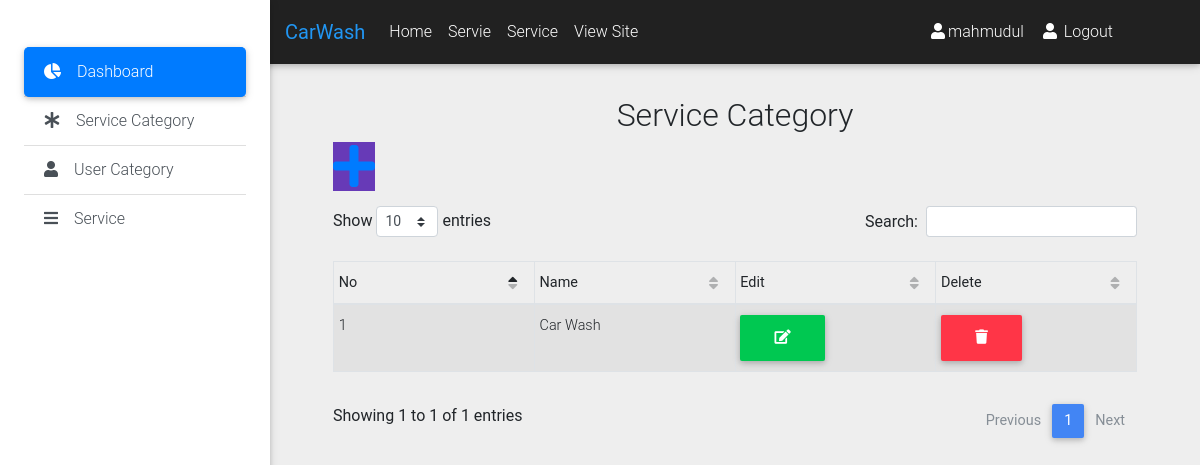
/admin/category.php (signed in), run on an earlier commit of the app's database.
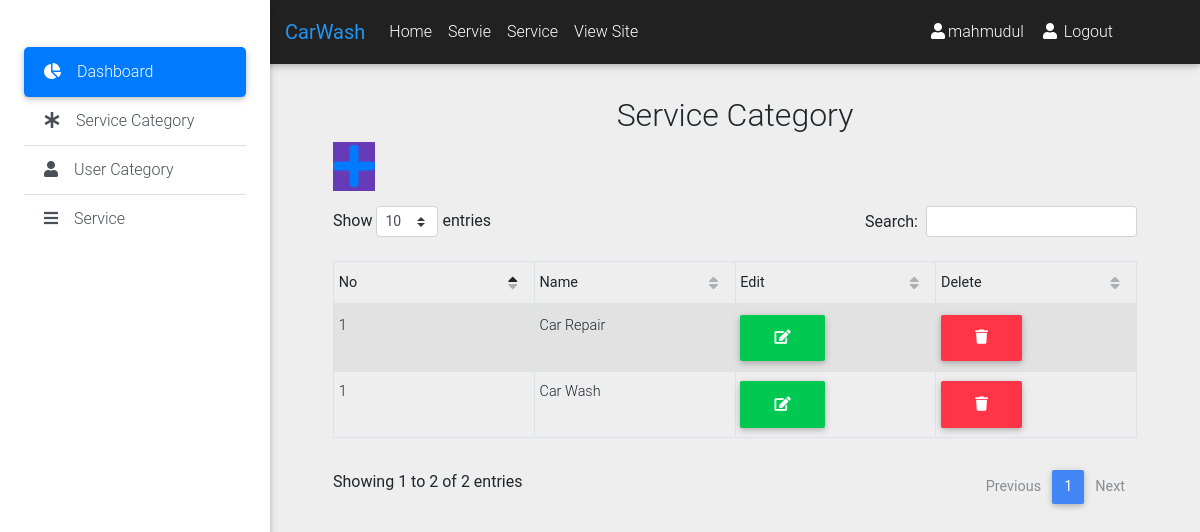
And on a later commit of the database.
### tables this page shows
CREATE TABLE `categories` (
  `id` int(11) UNSIGNED NOT NULL,
  `name` varchar(140) NOT NULL
);

### lib/Database.php (called while the page is built, shortened)
<?php
    Class Database{
     public $host   = DB_HOST;
     public $user   = DB_USER;
     public $pass   = DB_PASS;
     public $dbname = DB_NAME;
     public $link;
    private function connectDB(){
     $this->link = new mysqli($this->host, $this->user, $this->pass,
      $this->dbname);
     }
    public function select($query){
      $result = $this->link->query($query) or
       die($this->link->error.__LINE__);
      if($result->num_rows > 0){
        return $result;
      } else {
        return false;
      }
     }
    }

### classes/Category.php (called while the page is built, shortened)
<?php
	$filepath=realpath(dirname(__FILE__));
	include_once ($filepath.'/../lib/Database.php');
?>
<?php
class Category
{
	private $db;
	function __construct(){
		$this->db=new Database();
	}
	public function getAllCategory(){
		$query="SELECT * FROM categories ORDER BY id DESC";
   		$result=$this->db->select($query);
   		return $result;
	}
}
?>

### admin/category.php (the view, shortened to what this page needs)
	<?php include 'inc/header.php'; ?>
	<?php include 'inc/top_nav.php'; ?>
	<?php include 'inc/side_nav.php'; ?>
<main class="pt-5 mx-lg-5">
	<div class="container">
		<div class="row">
			<div class="col-md-12 pt-5 mb-3">
				<h2 class="text-center">Service Category</h2>
				<a href="add_category.php" class="btn-floating deep-purple"><i class="fas fa-plus fa-3x" title="Add Service" aria-hidden="true"></i></a>
				<table  id="dtBasicExample" class="table table-striped table-bordered table-sm mt-2" cellspacing="0" width="100%">
					<thead>
						<tr>
	                        <th class="th-sm">No</th>
	                        <th class="th-sm">Name</th>
	                        <th class="th-sm">Edit</th>
	                        <th class="th-sm">Delete</th>
	                    </tr>
					</thead>
					<tbody>
						<tr>
						<?php
							$i = 0;
							$result=$category->getAllCategory();
					        if($result){
					        	$i++;
					        	while($value=$result->fetch_assoc()) {
					    ?>
					    	<td><?php echo($i) ?></td>
					    	<td><?php echo($value['name']); ?></td>
					    	<td>
					    		<a href="edit_category.php?id=<?php echo $value['id'] ;?>" class="btn btn-success">
					    			<i class="fas fa-edit"></i>
					    		</a>
					    	</td>
					    	<td>
					    		<a onclick="return confirm('Are You Sure');" href="delete_category.php?id=<?php echo $value['id'] ;?>" class="btn btn-danger">
					    			<i class="fas fa-trash"></i>
					    		</a>
					    	</td>
						</tr>
						<?php } } ?>
					</tbody>
				</table>
			</div>
		</div>
	</div>
</main>
	<?php include 'inc/footer.php'; ?>

What changed in the data, as far as the page shows it:
added categories: i "1", name "Car Repair"
Also different on the page:
text written by a page script: "Show entries Search: Showing 1 to 1 of 1 entries Previous 1 Next" → "Show entries Search: Showing 1 to 2 of 2 entries Previous 1 Next"
